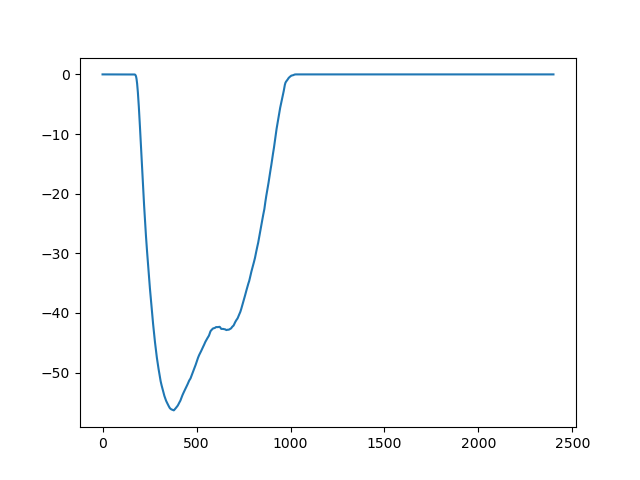

The Python source for this figure:
import openmm.app as app
import openmm as mm
import simtk.unit as unit

import numpy as np

import mdtraj.reporters
import mdtraj as md

import matplotlib.pyplot as plot

platform = mm.Platform.getPlatformByName("CUDA")
platformProperties = {}


pdb = app.PDBFile("production_final.pdb")
forcefield = app.ForceField('amber14-all.xml', 'amber14/tip3pfb.xml')


# Get the index of protein atoms only,
# to enable stripping of water and counter ions in the production trajectory
traj = mdtraj.load('production_final.pdb')
protein_indices = traj.top.select('protein')



# Prepare the system
system = forcefield.createSystem(pdb.topology,
                                 nonbondedMethod=app.PME, 
                                 nonbondedCutoff=1*unit.nanometer,
                                 constraints=app.HBonds,
                                 removeCMMotion=False)

# Create the CV: V340A–I458B
# See https://www.nature.com/articles/s41598-022-05875-8/tables/1

#V340A
val_index = [atom.index for atom in pdb.topology.atoms() if (atom.residue.id in ['340'] and atom.residue.chain.id == 'A' and atom.name in ['N','CA','C','O'])]
#I458B
iso_index = [atom.index for atom in pdb.topology.atoms() if (atom.residue.id in ['458'] and atom.residue.chain.id == 'B' and atom.name in ['N','CA','C','O'])]

# http://docs.openmm.org/latest/api-python/generated/openmm.openmm.CustomCentroidBondForce.html
# A Gaussian energy impulse centered at a running value of the CV is periodically added to the total potential energy of the system
force = mm.CustomCentroidBondForce(2, "distance(g1, g2)")

force.addGroup(val_index)
force.addGroup(iso_index)

force.addBond([0, 1])
force.setUsesPeriodicBoundaryConditions(True)

# http://docs.openmm.org/latest/api-python/generated/openmm.app.metadynamics.BiasVariable.html

# The Gaussian width and height are set to 0.05 Å and 0.01 kcal/mol, respectively.
V340AI458B = app.BiasVariable(force=force,
                              minValue=6 * unit.angstrom, 
                              maxValue=30 * unit.angstrom,
                              biasWidth=0.1 * unit.angstrom, 
                              periodic=False)
#http://docs.openmm.org/latest/api-python/generated/openmm.app.metadynamics.Metadynamics.html
#
# The time interval between which a Gaussian is injected is set to 0.09 picoseconds (ps)
meta = app.Metadynamics(system=system,
                        variables=[V340AI458B],
                        temperature=310.0,
                        biasFactor=5.0,
                        height=150 * unit.kilocalories_per_mole,
                        frequency=5)


# Set up the integrator and simulation
integrator = mm.LangevinIntegrator(310*unit.kelvin,
                                   1/unit.picosecond,
                                   0.002*unit.picoseconds)

simulation = app.Simulation(pdb.topology,
                            system,
                            integrator,
                            platform)

simulation.context.setPositions(pdb.positions)


# Hack to clean up after restart
mm.LocalEnergyMinimizer.minimize(simulation.context)

simulation.reporters.append(mdtraj.reporters.HDF5Reporter('meta.h5', 1, atomSubset=protein_indices))

# Total steps
# 20,000,000 steps @ 2fs == 40 ns ~3 h on a v100
total_steps=1000

simulation.reporters.append(app.StateDataReporter("meta.log", 1, step=True, time=True,
        potentialEnergy=True, temperature=True, progress=True, remainingTime=True, totalSteps=total_steps, separator='\t'))

print(meta.getCollectiveVariables(simulation))
meta.step(simulation, total_steps)

# Close the HDF5 file
simulation.reporters[0].close()


# The result is returned as a N-dimensional NumPy array, where N is the number of collective
# variables.  The values are in kJ/mole.  The i'th position along an axis corresponds to
# minValue + i*(maxValue-minValue)/gridWidth.
print(meta.getFreeEnergy())

plot.plot(meta.getFreeEnergy())
plot.savefig('meta.png')


print(meta.getCollectiveVariables(simulation))


# Distance:

traj = md.load("meta.h5")

V340A = traj.top.select('resSeq 340 and name CA')[0]
I458B = traj.top.select('resSeq 458 and name CA')[0]

dist = md.compute_distances(traj, [[V340A,I458B]], periodic=True, opt=True)

plot, ax = plot.subplots()
ax.plot(dist, alpha=0.5)

ax.set_xlabel("time/ps")
ax.set_ylabel("distance / nm")
ax.set_title("V340A CA / I458B CA distance")
ax.legend()

plot.savefig('dist.png')

